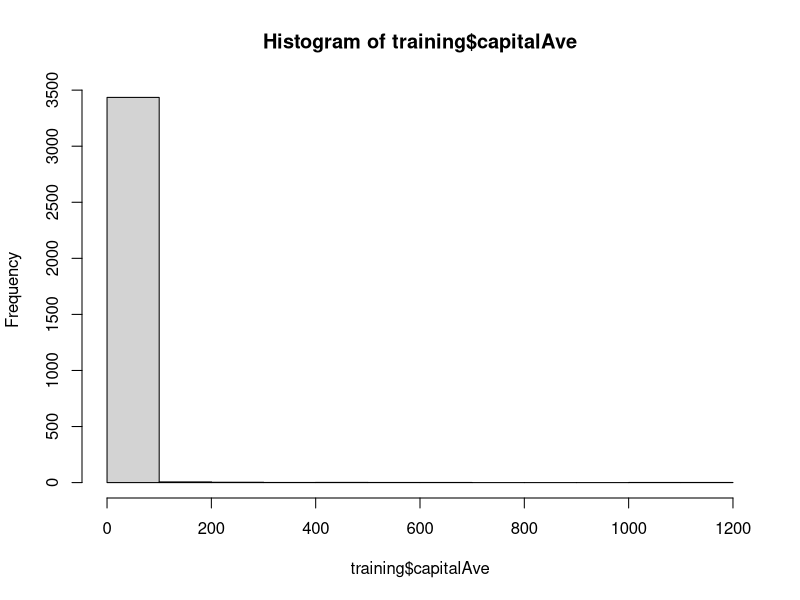
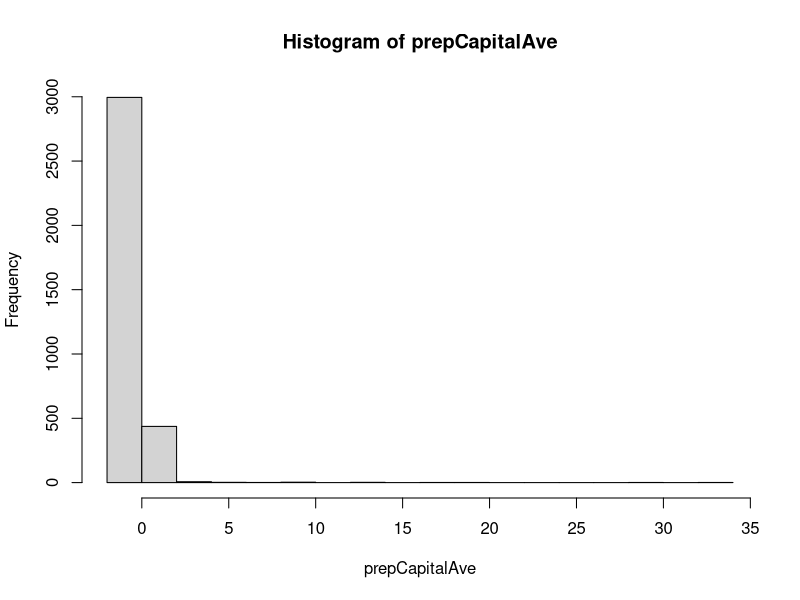
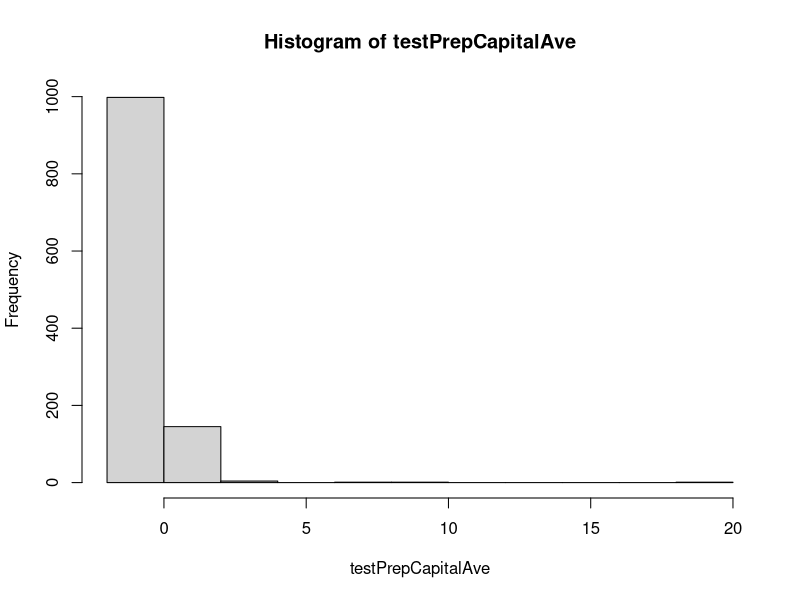
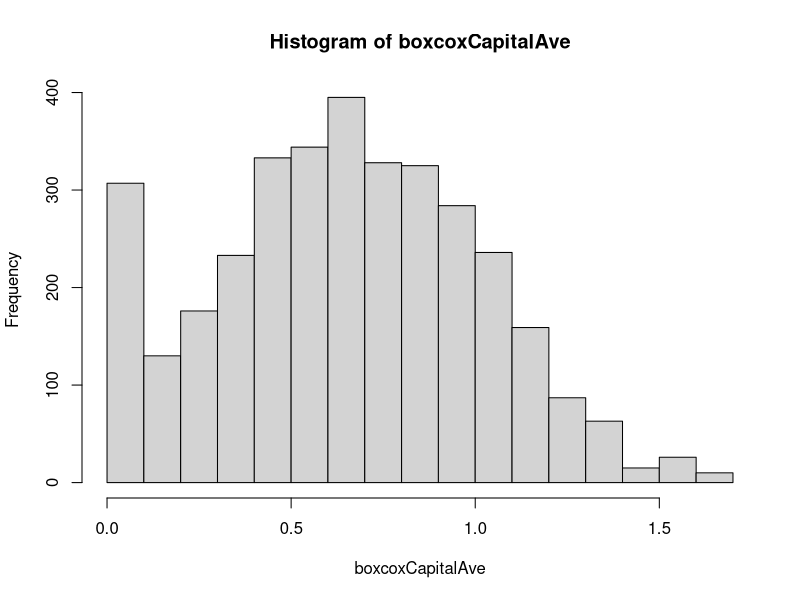

Generate these figures, in order, with R:
library(caret)
library(kernlab)
library(e1071)
library(dplyr)
library(RANN)
data(spam)

# Partition data
inTrain <- createDataPartition(y=spam$type, p=0.75, list = F)
training <- spam[inTrain,]
test <- spam[-inTrain,]

hist(training$capitalAve) # See how the capitalAve is frequently very low, but there are some larger avgs that are present as well.

# Numeric evidence for the need for preprocessing
mean(training$capitalAve)
sd(training$capitalAve)

# Standardized Preprocessing for training set
preObj <- preProcess(training[-58], method = c('center','scale'))
prepCapitalAve <- predict(preObj, training[-58])$capitalAve
hist(prepCapitalAve) # Not our best work. Centered at 0, but still skewed
mean(prepCapitalAve)

# Standardized Preprocessing for test set
testPrepCapitalAve <- predict(preObj, test[-58])$capitalAve
mean(testPrepCapitalAve)
hist(testPrepCapitalAve)

# BoxCox Transforms
preObj <- preProcess(training[-58], method = c('BoxCox'))
boxcoxCapitalAve <- predict(preObj, training[-58])$capitalAve
hist(boxcoxCapitalAve) # Better, but the outlier at 0 still skews the distro.

# K-Nearest Neighbor
# Since this is for imputing missing values, we first need to take some of them to NA
selectedNA <- rbinom(nrow(training), size=1,prob=.5) == 1 # Will create a vector of random 0s and 1s, and will turn the 1s into TRUE
training <- training %>% mutate(imputedCapAve=ifelse(selectedNA == 1, NA, capitalAve))

# Impute and Standardize
preObj <- preProcess(training[-58], method='knnImpute')
capAveNew <- predict(preObj, training[-58])$imputedCapAve

training$capAveNew <- capAveNew # Assign new imputed vector as new column to original dataset
